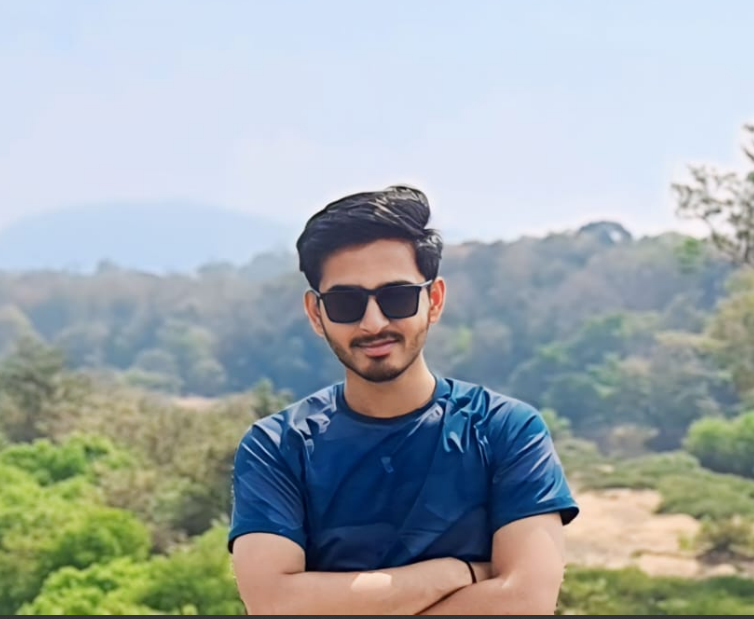
#> input picture me.png, 754 x 619 px, found by its file name
$ python threshold.py
#> lines starting #> are read from the running program, lines starting #| are printed output that depends on the picture; after the words box and inside, x2 and y2 are one past the last pixel; in counts of white or black regions, pixels touching at a corner belong together
# Thresholding is a technique used in image processing to separate objects from background.
# It converts a grayscale image into a simpler image (often black & white).

import cv2

image = cv2.imread(r"C:\Users\sujal\OneDrive\Desktop\Lang\python\openCV\me.png",cv2.IMREAD_GRAYSCALE)
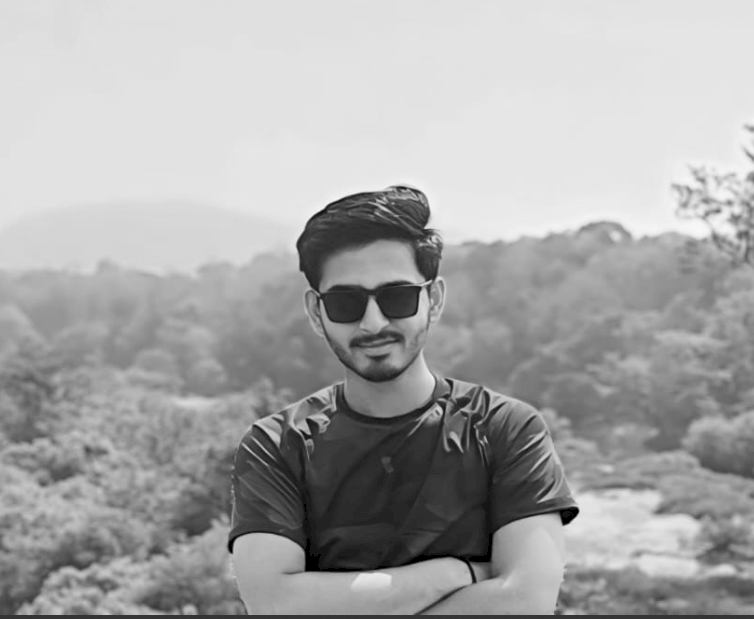
#> image: shape (619, 754); min 0, max 248, mean 167.8

ret,thres = cv2.threshold(image,120,255,cv2.THRESH_BINARY)    #cv2.threshold(src, thresh, maxval, type)
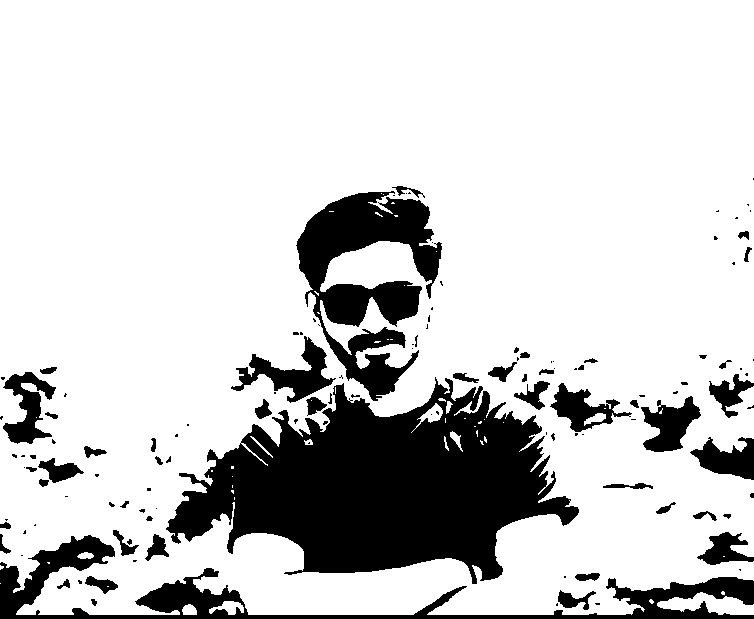
#> thres: shape (619, 754); 80.9% white; 127 black regions (73 under 20 px), largest, box (x1, y1, x2, y2) and area: (166, 377, 579, 584) 47097, (296, 191, 442, 401) 13900, (0, 535, 754, 619) 11893


cv2.imshow("Original image",image)
cv2.imshow("Threshold image",thres)

cv2.waitKey(0)
cv2.destroyAllWindows()


# If threshold = 50
# More white areas.
# If threshold = 200
# Very little white areas.
# Higher threshold → darker output.


# Used for:
# Object detection
# Background removal
# Document scanning
# OCR (text detection)
# Shape detection
# It simplifies the image.
